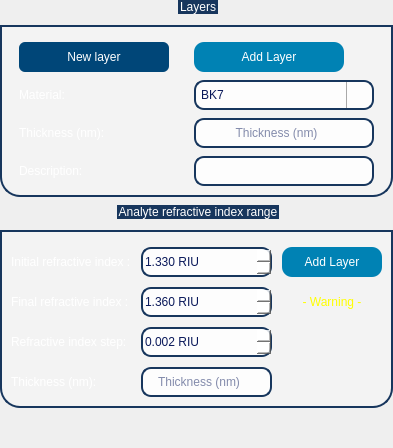
                <widget class="QWidget" name="page_layers_wim">
                 <layout class="QVBoxLayout" name="verticalLayout_10">
                  <property name="spacing">
                   <number>8</number>
                  </property>
                  <property name="leftMargin">
                   <number>0</number>
                  </property>
                  <property name="topMargin">
                   <number>0</number>
                  </property>
                  <property name="rightMargin">
                   <number>0</number>
                  </property>
                  <property name="bottomMargin">
                   <number>0</number>
                  </property>
                  <item>
                   <widget class="QGroupBox" name="gb_layers_2">
                    <property name="sizePolicy">
                     <sizepolicy hsizetype="Preferred" vsizetype="Preferred">
                      <horstretch>0</horstretch>
                      <verstretch>0</verstretch>
                     </sizepolicy>
                    </property>
                    <property name="styleSheet">
                     <string notr="true">
QGroupBox  {
	font: 14pt &quot;Ubuntu&quot;;
	background-color: rgba(255, 255, 255,70);
    border: 2px solid;
    border-color: #FF17365D;
    margin-top: 25px;
	margin-bottom: 0px;
    border-bottom-left-radius: 20px;
	border-bottom-right-radius: 20px;
}

QGroupBox::title  {
    subcontrol-origin: margin;
    subcontrol-position: top center;
    padding: 5px 8000px 5px 8000px;
    background-color: #FF17365D;
    color: rgb(255, 255, 255);
}
</string>
                    </property>
                    <property name="title">
                     <string>Layers</string>
                    </property>
                    <layout class="QGridLayout" name="gridLayout_6">
                     <property name="leftMargin">
                      <number>0</number>
                     </property>
                     <property name="topMargin">
                      <number>15</number>
                     </property>
                     <property name="rightMargin">
                      <number>0</number>
                     </property>
                     <property name="bottomMargin">
                      <number>9</number>
                     </property>
                     <property name="spacing">
                      <number>8</number>
                     </property>
                     <item row="1" column="0">
                      <widget class="QLabel" name="label_14">
                       <property name="styleSheet">
                        <string notr="true">font: 14pt &quot;Ubuntu&quot;;</string>
                       </property>
                       <property name="text">
                        <string>&lt;html&gt;&lt;head/&gt;&lt;body&gt;&lt;p&gt;&lt;span style=&quot; color:#ffffff;&quot;&gt;Material:&lt;/span&gt;&lt;/p&gt;&lt;/body&gt;&lt;/html&gt;</string>
                       </property>
                      </widget>
                     </item>
                     <item row="2" column="0">
                      <widget class="QLabel" name="label_13">
                       <property name="styleSheet">
                        <string notr="true">font: 14pt &quot;Ubuntu&quot;;</string>
                       </property>
                       <property name="text">
                        <string>&lt;html&gt;&lt;head/&gt;&lt;body&gt;&lt;p&gt;&lt;span style=&quot; color:#ffffff;&quot;&gt;Thickness (nm):&lt;/span&gt;&lt;/p&gt;&lt;/body&gt;&lt;/html&gt;</string>
                       </property>
                      </widget>
                     </item>
                     <item row="2" column="1">
                      <widget class="QLineEdit" name="thickness_2">
                       <property name="minimumSize">
                        <size>
                         <width>0</width>
                         <height>30</height>
                        </size>
                       </property>
                       <property name="maximumSize">
                        <size>
                         <width>180</width>
                         <height>16777215</height>
                        </size>
                       </property>
                       <property name="styleSheet">
                        <string notr="true"> padding: 1px 18px 1px 3px;
color: rgb(10, 25, 90);
font: 700 12pt &quot;Ubuntu&quot;;
 border: 2px solid;
border-color: #FF17365D;
background-color: rgba(255, 255, 255,210);
border-radius:10px;</string>
                       </property>
                       <property name="alignment">
                        <set>Qt::AlignCenter</set>
                       </property>
                       <property name="placeholderText">
                        <string>Thickness (nm)</string>
                       </property>
                      </widget>
                     </item>
                     <item row="0" column="1">
                      <widget class="QPushButton" name="btn_add_layer_2">
                       <property name="minimumSize">
                        <size>
                         <width>100</width>
                         <height>30</height>
                        </size>
                       </property>
                       <property name="maximumSize">
                        <size>
                         <width>150</width>
                         <height>16777215</height>
                        </size>
                       </property>
                       <property name="cursor">
                        <cursorShape>PointingHandCursor</cursorShape>
                       </property>
                       <property name="styleSheet">
                        <string notr="true">QPushButton{
	font: 400 11pt &quot;Ubuntu&quot;;
	color: rgb(255, 255,255);
	background-color: rgb(0, 130, 180);
	border-color: rgb(0, 100, 130);
	border-width: 2px;
	border-radius:10px;
}

QPushButton:hover{
	background-color: rgb(00, 140, 70);
	border-color: rgb(0, 120, 40);
	width: 40;
	height: 35;
}</string>
                       </property>
                       <property name="text">
                        <string>Add Layer</string>
                       </property>
                      </widget>
                     </item>
                     <item row="0" column="0">
                      <widget class="QPushButton" name="btn_new_layer_2">
                       <property name="minimumSize">
                        <size>
                         <width>100</width>
                         <height>30</height>
                        </size>
                       </property>
                       <property name="maximumSize">
                        <size>
                         <width>150</width>
                         <height>16777215</height>
                        </size>
                       </property>
                       <property name="cursor">
                        <cursorShape>PointingHandCursor</cursorShape>
                       </property>
                       <property name="styleSheet">
                        <string notr="true">QPushButton{
		font: 400 11pt &quot;Ubuntu&quot;;
	color: rgb(255, 255,255);
	background-color: rgb(0, 70, 120);
	border-radius:6px;
}

QPushButton:hover{
	background: rgb(0, 0, 255);
	width: 40;
	height: 35;
}</string>
                       </property>
                       <property name="text">
                        <string>New layer</string>
                       </property>
                      </widget>
                     </item>
                     <item row="1" column="1">
                      <widget class="QComboBox" name="cbox_material_2">
                       <property name="minimumSize">
                        <size>
                         <width>0</width>
                         <height>30</height>
                        </size>
                       </property>
                       <property name="maximumSize">
                        <size>
                         <width>180</width>
                         <height>16777215</height>
                        </size>
                       </property>
                       <property name="cursor">
                        <cursorShape>PointingHandCursor</cursorShape>
                       </property>
                       <property name="styleSheet">
                        <string notr="true">QComboBox::drop-down {
    width: 25;
    border-left-width: 1px;
    border-left-color: darkgray;
    border-left-style: solid; /* just a single line */
    border-top-right-radius: 3px; /* same radius as the QComboBox */
    border-bottom-right-radius: 3px;
}

QComboBox
{
 padding: 1px 18px 1px 3px;
color: rgb(10, 25, 90);
font: 700 12pt &quot;Ubuntu&quot;;
 border: 2px solid;
border-color: #FF17365D;
background-color: rgba(255, 255, 255,210);
border-radius:10px;
}
QComboBox::down-arrow { /* shift the arrow when popup is open */
    top: 1px;
	image: url(:/icons/icons/arrow-down.png);
    left: 1px;
}</string>
                       </property>
                       <property name="editable">
                        <bool>true</bool>
                       </property>
                       <item>
                        <property name="text">
                         <string>BK7</string>
                        </property>
                       </item>
                       <item>
                        <property name="text">
                         <string>Silica</string>
                        </property>
                       </item>
                       <item>
                        <property name="text">
                         <string>N-F2</string>
                        </property>
                       </item>
                       <item>
                        <property name="text">
                         <string>Synthetic sapphire(Al2O3)</string>
                        </property>
                       </item>
                       <item>
                        <property name="text">
                         <string>SF10</string>
                        </property>
                       </item>
                       <item>
                        <property name="text">
                         <string>FK51A</string>
                        </property>
                       </item>
                       <item>
                        <property name="text">
                         <string>N-SF14</string>
                        </property>
                       </item>
                       <item>
                        <property name="text">
                         <string>Acrylic SUVT</string>
                        </property>
                       </item>
                       <item>
                        <property name="text">
                         <string>PVA</string>
                        </property>
                       </item>
                       <item>
                        <property name="text">
                         <string>Glycerin</string>
                        </property>
                       </item>
                       <item>
                        <property name="text">
                         <string>Quartz</string>
                        </property>
                       </item>
                       <item>
                        <property name="text">
                         <string>Gold</string>
                        </property>
                       </item>
                       <item>
                        <property name="text">
                         <string>Silver</string>
                        </property>
                       </item>
                       <item>
                        <property name="text">
                         <string>Copper</string>
                        </property>
                       </item>
                       <item>
                        <property name="text">
                         <string>P3HT:PC61BM</string>
                        </property>
                       </item>
                       <item>
                        <property name="text">
                         <string>PEDOT:PSS</string>
                        </property>
                       </item>
                       <item>
                        <property name="text">
                         <string>2D HOIP</string>
                        </property>
                       </item>
                       <item>
                        <property name="text">
                         <string>TiO2</string>
                        </property>
                       </item>
                       <item>
                        <property name="text">
                         <string>ZnO</string>
                        </property>
                       </item>
                      <item>
                       <property name="text">
                        <string>ITO</string>
                       </property>
                      </item>
                      <item>
                       <property name="text">
                        <string>Silicon</string>
                       </property>
                      </item>
                      <item>
                       <property name="text">
                        <string>SWCNT</string>
                       </property>
                      </item>
                       <item>
                        <property name="text">
                         <string>Water (RI = 1.33)</string>
                        </property>
                       </item>
                       <item>
                        <property name="text">
                         <string>Air</string>
                        </property>
                       </item>
                       <item>
                        <property name="text">
                         <string>LiF</string>
                        </property>
                       </item>
                       <item>
                        <property name="text">
                         <string>Cytop</string>
                        </property>
                       </item>
                      </widget>
                     </item>
                     <item row="3" column="0">
                      <widget class="QLabel" name="label_description_2">
                       <property name="styleSheet">
                        <string notr="true">font: 14pt &quot;Ubuntu&quot;;</string>
                       </property>
                       <property name="text">
                        <string>&lt;html&gt;&lt;head/&gt;&lt;body&gt;&lt;p&gt;&lt;span style=&quot; color:#ffffff;&quot;&gt;Description:&lt;/span&gt;&lt;/p&gt;&lt;/body&gt;&lt;/html&gt;</string>
                       </property>
                      </widget>
                     </item>
                     <item row="3" column="1">
                      <widget class="QLineEdit" name="description_2">
                       <property name="minimumSize">
                        <size>
                         <width>0</width>
                         <height>30</height>
                        </size>
                       </property>
                       <property name="maximumSize">
                        <size>
                         <width>180</width>
                         <height>16777215</height>
                        </size>
                       </property>
                       <property name="styleSheet">
                        <string notr="true"> padding: 1px 18px 1px 3px;
color: rgb(10, 25, 90);
font: 700 12pt &quot;Ubuntu&quot;;
 border: 2px solid;
border-color: #FF17365D;
background-color: rgba(255, 255, 255,210);
border-radius:10px;</string>
                       </property>
                       <property name="alignment">
                        <set>Qt::AlignCenter</set>
                       </property>
                      </widget>
                     </item>
                    </layout>
                   </widget>
                  </item>
                  <item>
                   <widget class="QGroupBox" name="gb_analyte_2">
                    <property name="styleSheet">
                     <string notr="true">
QGroupBox  {
	font: 14pt &quot;Ubuntu&quot;;
	background-color: rgba(255, 255, 255,70);
    border: 2px solid;
    border-color: #FF17365D;
    margin-top: 25px;
	margin-bottom: 0px;
    border-bottom-left-radius: 20px;
	border-bottom-right-radius: 20px;
}

QGroupBox::title  {
    subcontrol-origin: margin;
    subcontrol-position: top center;
    padding: 5px 8000px 5px 8000px;
    background-color: #FF17365D;
    color: rgb(255, 255, 255);
}
</string>
                    </property>
                    <property name="title">
                     <string>Analyte refractive index range</string>
                    </property>
                    <layout class="QGridLayout" name="gridLayout_5">
                     <property name="topMargin">
                      <number>15</number>
                     </property>
                     <property name="bottomMargin">
                      <number>9</number>
                     </property>
                     <property name="spacing">
                      <number>10</number>
                     </property>
                     <item row="1" column="2">
                      <widget class="QLabel" name="warning_4">
                       <property name="styleSheet">
                        <string notr="true">font: 14pt &quot;Ubuntu&quot;;

</string>
                       </property>
                       <property name="text">
                        <string>&lt;html&gt;&lt;head/&gt;&lt;body&gt;&lt;p&gt;&lt;span style=&quot; color:#ffff00;&quot;&gt;- Warning -&lt;/span&gt;&lt;/p&gt;&lt;/body&gt;&lt;/html&gt;</string>
                       </property>
                       <property name="alignment">
                        <set>Qt::AlignCenter</set>
                       </property>
                      </widget>
                     </item>
                     <item row="1" column="0">
                      <widget class="QLabel" name="label_16">
                       <property name="styleSheet">
                        <string notr="true">font: 14pt &quot;Ubuntu&quot;;</string>
                       </property>
                       <property name="text">
                        <string>&lt;html&gt;&lt;head/&gt;&lt;body&gt;&lt;p&gt;&lt;span style=&quot; color:#ffffff;&quot;&gt;Final refractive index :&lt;/span&gt;&lt;/p&gt;&lt;/body&gt;&lt;/html&gt;</string>
                       </property>
                      </widget>
                     </item>
                     <item row="2" column="1">
                      <widget class="QDoubleSpinBox" name="doubleSpinBox_5">
                       <property name="minimumSize">
                        <size>
                         <width>0</width>
                         <height>30</height>
                        </size>
                       </property>
                       <property name="styleSheet">
                        <string notr="true">
QDoubleSpinBox
{
color: rgb(10, 25, 90);
font: 700 12pt &quot;Ubuntu&quot;;
border: 2px solid;
border-color: #FF17365D;
background-color: rgba(255, 255, 255,210);
border-radius:10px;
}

QDoubleSpinBox::up-button
{
    border-left-width: 1px;
    border-left-color: darkgray;
    border-left-style: solid; /* just a single line */
    border-top-right-radius: 3px; /* same radius as the QComboBox */
    border-bottom-right-radius: 3px;
	image: url(:/icons/icons/arrow-up.png);
	width: 25;
}
QDoubleSpinBox::down-button
{
    border-left-width: 1px;
    border-left-color: darkgray;
    border-left-style: solid; /* just a single line */
    border-top-right-radius: 3px; /* same radius as the QComboBox */
    border-bottom-right-radius: 3px;
	image: url(:/icons/icons/arrow-down.png);
	width: 25;
}</string>
                       </property>
                       <property name="suffix">
                        <string> RIU</string>
                       </property>
                       <property name="decimals">
                        <number>3</number>
                       </property>
                       <property name="maximum">
                        <double>3.000000000000000</double>
                       </property>
                       <property name="singleStep">
                        <double>0.001000000000000</double>
                       </property>
                       <property name="value">
                        <double>0.002000000000000</double>
                       </property>
                      </widget>
                     </item>
                     <item row="0" column="2">
                      <widget class="QPushButton" name="btn_add_analyte_2">
                       <property name="minimumSize">
                        <size>
                         <width>100</width>
                         <height>30</height>
                        </size>
                       </property>
                       <property name="maximumSize">
                        <size>
                         <width>200</width>
                         <height>16777215</height>
                        </size>
                       </property>
                       <property name="cursor">
                        <cursorShape>PointingHandCursor</cursorShape>
                       </property>
                       <property name="styleSheet">
                        <string notr="true">QPushButton{
	font: 400 11pt &quot;Ubuntu&quot;;
	color: rgb(255, 255,255);
	background-color: rgb(0, 130, 180);
	border-color: rgb(0, 100, 130);
	border-width: 2px;
	border-radius:10px;
}

QPushButton:hover{
	background-color: rgb(00, 140, 70);
	border-color: rgb(0, 120, 40);
	width: 40;
	height: 35;
}</string>
                       </property>
                       <property name="text">
                        <string>Add Layer</string>
                       </property>
                      </widget>
                     </item>
                     <item row="0" column="0">
                      <widget class="QLabel" name="label_15">
                       <property name="styleSheet">
                        <string notr="true">font: 14pt &quot;Ubuntu&quot;;</string>
                       </property>
                       <property name="text">
                        <string>&lt;html&gt;&lt;head/&gt;&lt;body&gt;&lt;p&gt;&lt;span style=&quot; color:#ffffff;&quot;&gt;Initial refractive index :&lt;/span&gt;&lt;/p&gt;&lt;/body&gt;&lt;/html&gt;</string>
                       </property>
                      </widget>
                     </item>
                     <item row="0" column="1">
                      <widget class="QDoubleSpinBox" name="doubleSpinBox_6">
                       <property name="minimumSize">
                        <size>
                         <width>0</width>
                         <height>30</height>
                        </size>
                       </property>
                       <property name="styleSheet">
                        <string notr="true">
QDoubleSpinBox
{
color: rgb(10, 25, 90);
font: 700 12pt &quot;Ubuntu&quot;;
border: 2px solid;
border-color: #FF17365D;
background-color: rgba(255, 255, 255,210);
border-radius:10px;
}

QDoubleSpinBox::up-button
{
    border-left-width: 1px;
    border-left-color: darkgray;
    border-left-style: solid; /* just a single line */
    border-top-right-radius: 3px; /* same radius as the QComboBox */
    border-bottom-right-radius: 3px;
	image: url(:/icons/icons/arrow-up.png);
	width: 25;
}
QDoubleSpinBox::down-button
{
    border-left-width: 1px;
    border-left-color: darkgray;
    border-left-style: solid; /* just a single line */
    border-top-right-radius: 3px; /* same radius as the QComboBox */
    border-bottom-right-radius: 3px;
	image: url(:/icons/icons/arrow-down.png);
	width: 25;
}</string>
                       </property>
                       <property name="suffix">
                        <string> RIU</string>
                       </property>
                       <property name="decimals">
                        <number>3</number>
                       </property>
                       <property name="minimum">
                        <double>1.000000000000000</double>
                       </property>
                       <property name="maximum">
                        <double>5.000000000000000</double>
                       </property>
                       <property name="singleStep">
                        <double>0.001000000000000</double>
                       </property>
                       <property name="value">
                        <double>1.330000000000000</double>
                       </property>
                      </widget>
                     </item>
                     <item row="1" column="1">
                      <widget class="QDoubleSpinBox" name="doubleSpinBox_4">
                       <property name="minimumSize">
                        <size>
                         <width>0</width>
                         <height>30</height>
                        </size>
                       </property>
                       <property name="styleSheet">
                        <string notr="true">
QDoubleSpinBox
{
color: rgb(10, 25, 90);
font: 700 12pt &quot;Ubuntu&quot;;
border: 2px solid;
border-color: #FF17365D;
background-color: rgba(255, 255, 255,210);
border-radius:10px;
}

QDoubleSpinBox::up-button
{
    border-left-width: 1px;
    border-left-color: darkgray;
    border-left-style: solid; /* just a single line */
    border-top-right-radius: 3px; /* same radius as the QComboBox */
    border-bottom-right-radius: 3px;
	image: url(:/icons/icons/arrow-up.png);
	width: 25;
}
QDoubleSpinBox::down-button
{
    border-left-width: 1px;
    border-left-color: darkgray;
    border-left-style: solid; /* just a single line */
    border-top-right-radius: 3px; /* same radius as the QComboBox */
    border-bottom-right-radius: 3px;
	image: url(:/icons/icons/arrow-down.png);
	width: 25;
}</string>
                       </property>
                       <property name="suffix">
                        <string> RIU</string>
                       </property>
                       <property name="decimals">
                        <number>3</number>
                       </property>
                       <property name="minimum">
                        <double>1.000000000000000</double>
                       </property>
                       <property name="maximum">
                        <double>5.000000000000000</double>
                       </property>
                       <property name="singleStep">
                        <double>0.001000000000000</double>
                       </property>
                       <property name="value">
                        <double>1.360000000000000</double>
                       </property>
                      </widget>
                     </item>
                     <item row="2" column="0">
                      <widget class="QLabel" name="label_17">
                       <property name="styleSheet">
                        <string notr="true">font: 14pt &quot;Ubuntu&quot;;</string>
                       </property>
                       <property name="text">
                        <string>&lt;html&gt;&lt;head/&gt;&lt;body&gt;&lt;p&gt;&lt;span style=&quot; color:#ffffff;&quot;&gt;Refractive index step:&lt;/span&gt;&lt;/p&gt;&lt;/body&gt;&lt;/html&gt;</string>
                       </property>
                      </widget>
                     </item>
                     <item row="3" column="0">
                      <widget class="QLabel" name="label_29">
                       <property name="styleSheet">
                        <string notr="true">font: 14pt &quot;Ubuntu&quot;;</string>
                       </property>
                       <property name="text">
                        <string>&lt;html&gt;&lt;head/&gt;&lt;body&gt;&lt;p&gt;&lt;span style=&quot; color:#ffffff;&quot;&gt;Thickness (nm):&lt;/span&gt;&lt;/p&gt;&lt;/body&gt;&lt;/html&gt;</string>
                       </property>
                      </widget>
                     </item>
                     <item row="3" column="1">
                      <widget class="QLineEdit" name="thickness_3">
                       <property name="minimumSize">
                        <size>
                         <width>0</width>
                         <height>30</height>
                        </size>
                       </property>
                       <property name="maximumSize">
                        <size>
                         <width>180</width>
                         <height>16777215</height>
                        </size>
                       </property>
                       <property name="styleSheet">
                        <string notr="true"> padding: 1px 18px 1px 3px;
color: rgb(10, 25, 90);
font: 700 12pt &quot;Ubuntu&quot;;
 border: 2px solid;
border-color: #FF17365D;
background-color: rgba(255, 255, 255,210);
border-radius:10px;</string>
                       </property>
                       <property name="alignment">
                        <set>Qt::AlignCenter</set>
                       </property>
                       <property name="placeholderText">
                        <string>Thickness (nm)</string>
                       </property>
                      </widget>
                     </item>
                    </layout>
                   </widget>
                  </item>
                  <item>
                   <spacer name="verticalSpacer_2">
                    <property name="orientation">
                     <enum>Qt::Vertical</enum>
                    </property>
                    <property name="sizeHint" stdset="0">
                     <size>
                      <width>20</width>
                      <height>40</height>
                     </size>
                    </property>
                   </spacer>
                  </item>
                 </layout>
                </widget>
